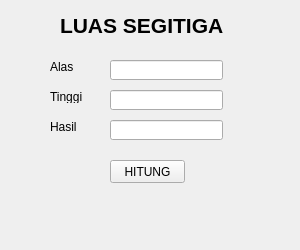
<?xml version="1.0" encoding="UTF-8"?>
<ui version="4.0">
 <class>luassegitiga</class>
 <widget class="QMainWindow" name="luassegitiga">
  <property name="geometry">
   <rect>
    <x>0</x>
    <y>0</y>
    <width>300</width>
    <height>250</height>
   </rect>
  </property>
  <property name="windowTitle">
   <string>MainWindow</string>
  </property>
  <widget class="QWidget" name="centralwidget">
   <widget class="QPushButton" name="btnhitung">
    <property name="geometry">
     <rect>
      <x>110</x>
      <y>160</y>
      <width>75</width>
      <height>23</height>
     </rect>
    </property>
    <property name="text">
     <string>HITUNG</string>
    </property>
   </widget>
   <widget class="QLineEdit" name="txtalas">
    <property name="geometry">
     <rect>
      <x>110</x>
      <y>60</y>
      <width>113</width>
      <height>20</height>
     </rect>
    </property>
   </widget>
   <widget class="QLabel" name="label">
    <property name="geometry">
     <rect>
      <x>60</x>
      <y>10</y>
      <width>181</width>
      <height>31</height>
     </rect>
    </property>
    <property name="font">
     <font>
      <pointsize>16</pointsize>
      <weight>75</weight>
      <bold>true</bold>
     </font>
    </property>
    <property name="text">
     <string>LUAS SEGITIGA</string>
    </property>
   </widget>
   <widget class="QLabel" name="label_2">
    <property name="geometry">
     <rect>
      <x>50</x>
      <y>60</y>
      <width>47</width>
      <height>13</height>
     </rect>
    </property>
    <property name="text">
     <string>Alas</string>
    </property>
   </widget>
   <widget class="QLabel" name="label_3">
    <property name="geometry">
     <rect>
      <x>50</x>
      <y>90</y>
      <width>47</width>
      <height>13</height>
     </rect>
    </property>
    <property name="text">
     <string>Tinggi</string>
    </property>
   </widget>
   <widget class="QLineEdit" name="txttinggi">
    <property name="geometry">
     <rect>
      <x>110</x>
      <y>90</y>
      <width>113</width>
      <height>20</height>
     </rect>
    </property>
   </widget>
   <widget class="QLabel" name="label_4">
    <property name="geometry">
     <rect>
      <x>50</x>
      <y>120</y>
      <width>47</width>
      <height>13</height>
     </rect>
    </property>
    <property name="text">
     <string>Hasil</string>
    </property>
   </widget>
   <widget class="QLineEdit" name="txthasil">
    <property name="geometry">
     <rect>
      <x>110</x>
      <y>120</y>
      <width>113</width>
      <height>20</height>
     </rect>
    </property>
   </widget>
  </widget>
  <widget class="QMenuBar" name="menubar">
   <property name="geometry">
    <rect>
     <x>0</x>
     <y>0</y>
     <width>300</width>
     <height>21</height>
    </rect>
   </property>
  </widget>
 </widget>
 <resources/>
 <connections/>
</ui>
